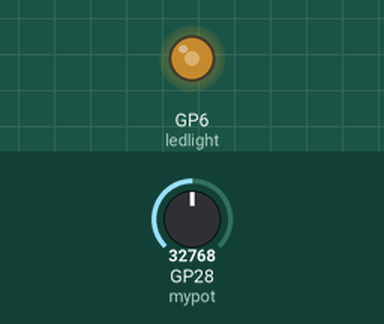
This program was run on a simulated Raspberry Pi Pico running MicroPython. On the bench: output pins drawn as LEDs (lit = HIGH). The test bench sets the inputs (shaded band); at power-on: GP28 (mypot) = 32768 (analog values on the 0–65535 scale).

Above: at 1.2 s.
1.3 s: GP28 (mypot) set to 45874
At 1.7 s:
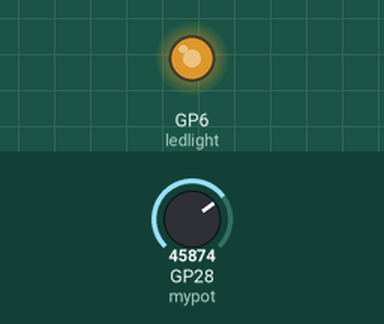
2.8 s: GP28 (mypot) set to 57670
At 4.0 s:
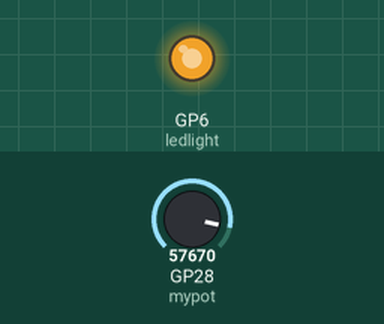
4.3 s: GP28 (mypot) set to 7864
At 5.1 s:
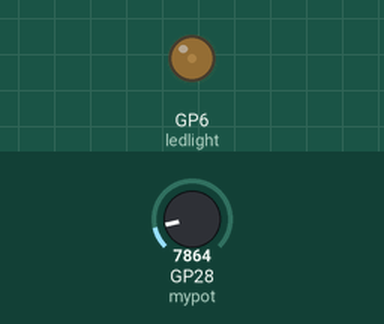
5.8 s: GP28 (mypot) set to 0
At 6.2 s:
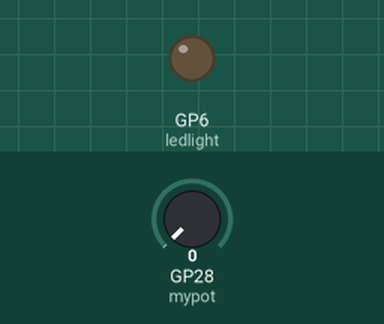
Timing chart, 0 to 8.3 s (numbered marks = the images above; inputs shaded):
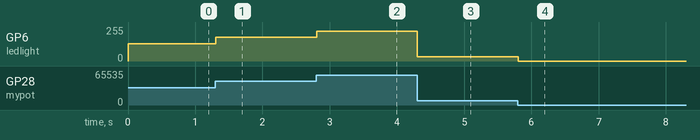

The program:

controlling_led_brigthness_using_the_potentiometer.py
```python
from machine import Pin, ADC, PWM
from time import sleep

potpin = 28
mypot = ADC(potpin)

ledlight = PWM(Pin(6))
ledlight.freq(1000)

while True:
    potval = mypot.read_u16()

    ledlight.duty_u16(potval)

    sleep(0.01)
```

Measured:
- after the input at 1.3 s, GP6 (ledlight): 128/255 → 178/255 at once
- after the input at 2.8 s, GP6 (ledlight): 178/255 → 224/255 at once
- after the input at 4.3 s, GP6 (ledlight): 224/255 → 31/255 at once
- after the input at 5.8 s, GP6 (ledlight): 31/255 → 0/255 at once
